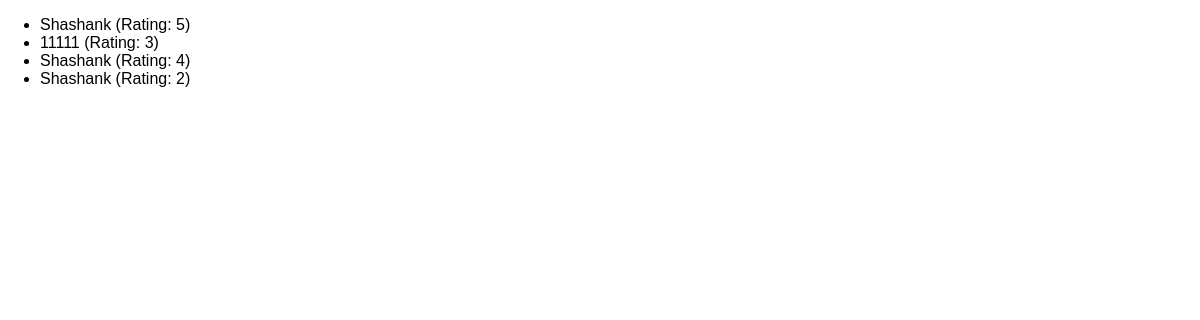
The app's page /reviews, older data.
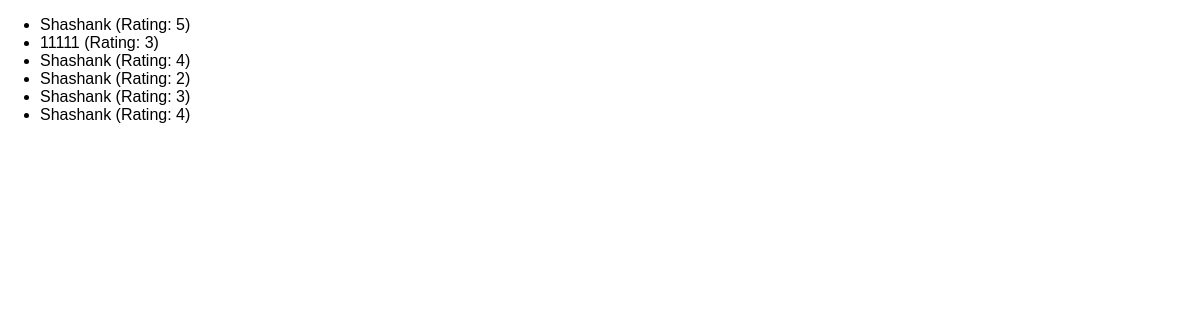
The same page, newer data.
### reviews/models.py (models this page shows)
class Review(models.Model):
    user_name = models.CharField(max_length=100)
    review_text = models.TextField()
    rating = models.IntegerField()

### reviews/views.py (the view)
# urls.py: path('reviews', views.ReviewsListView.as_view(), name='reviews'),
class ReviewsListView(ListView):
    template_name = 'reviews/review_list.html'
    model = Review
    context_object_name = 'reviews'

### reviews/templates/reviews/review_list.html (shortened to what this page needs)
{% extends "reviews/base.html" %}
{% block content %}
	<ul>
		{% for review in reviews %}
			<li>
				{{ review.user_name }} (Rating: {{ review.rating }})
			</li>
		{% endfor %}
	</ul>
{% endblock content %}

Row changes from the older to the newer data that the page shows:
added Review: user_name "Shashank", rating "3"
added Review: user_name "Shashank", rating "4"
